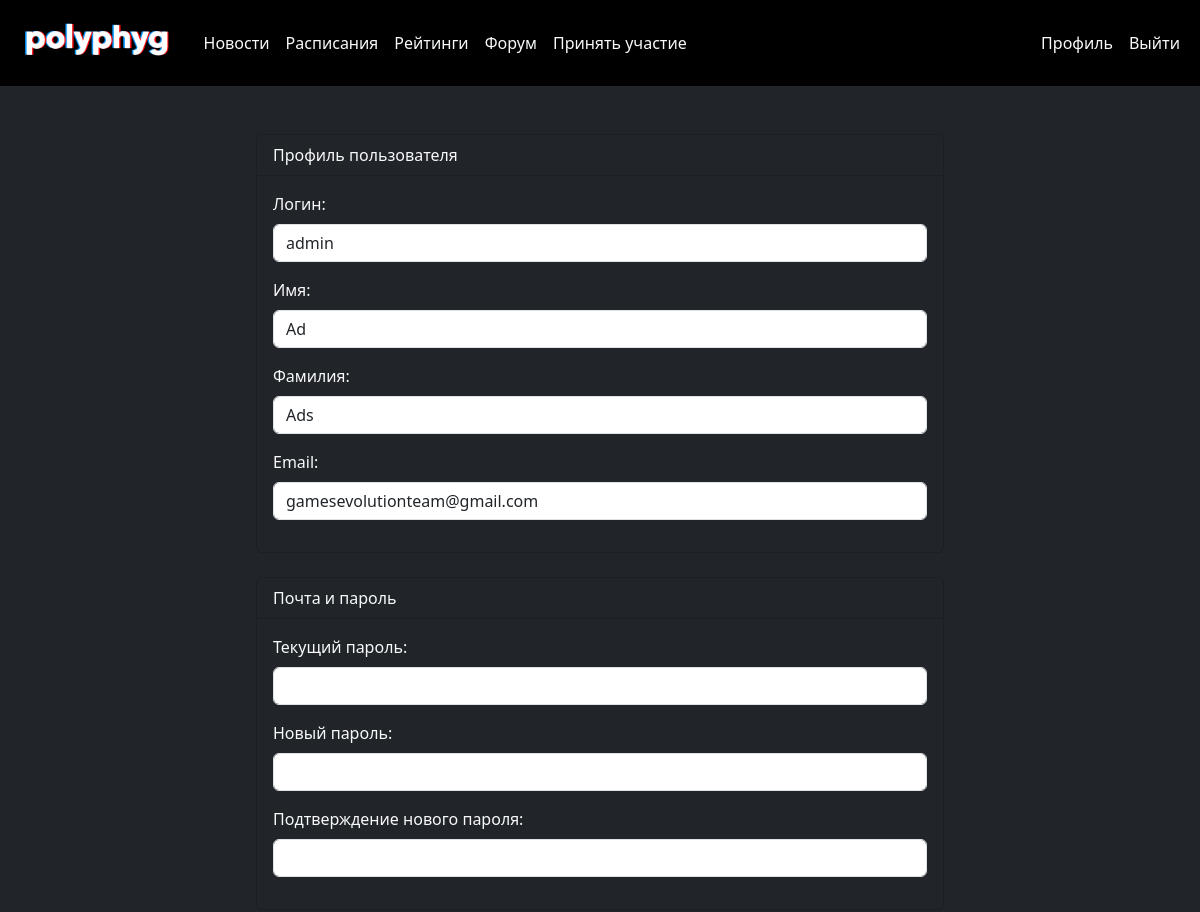
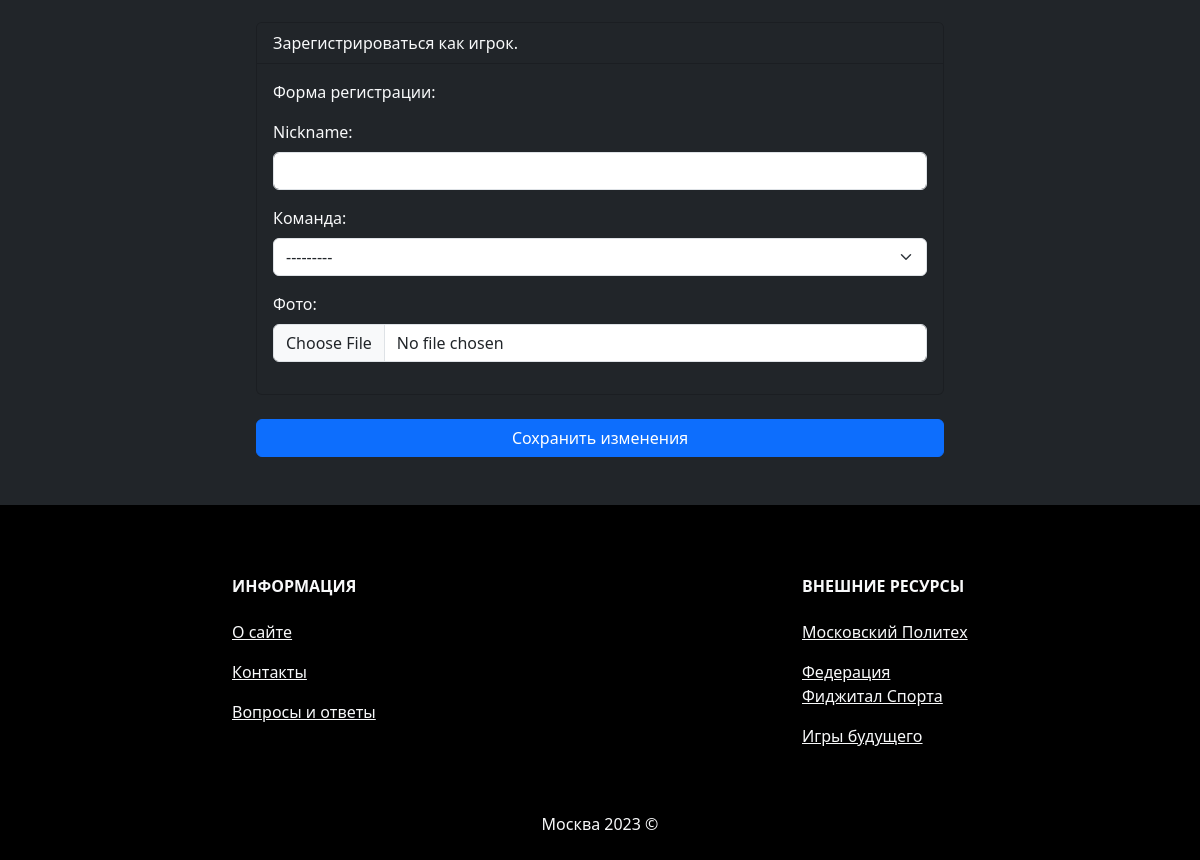
The page /profile/ (signed in) on the database as committed earlier (2 pictures, top to bottom).
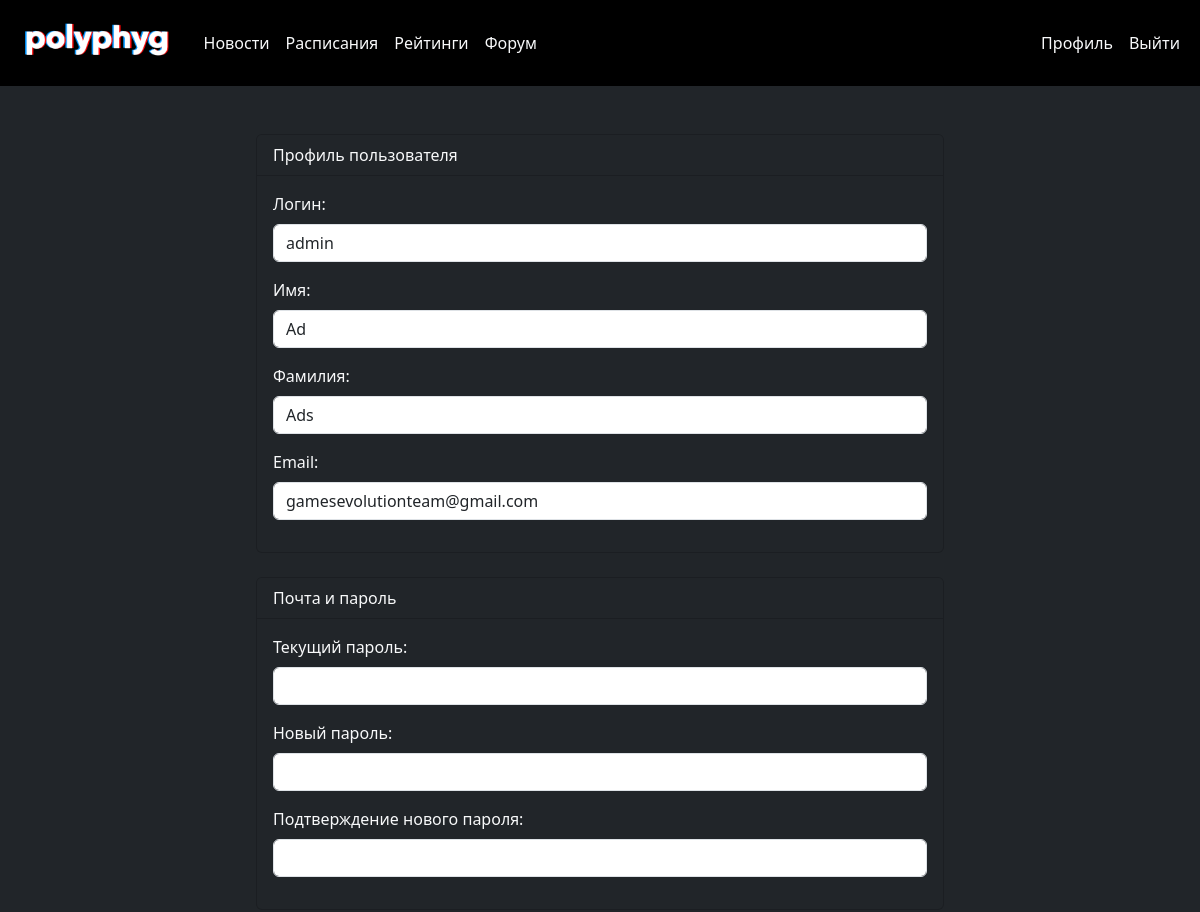
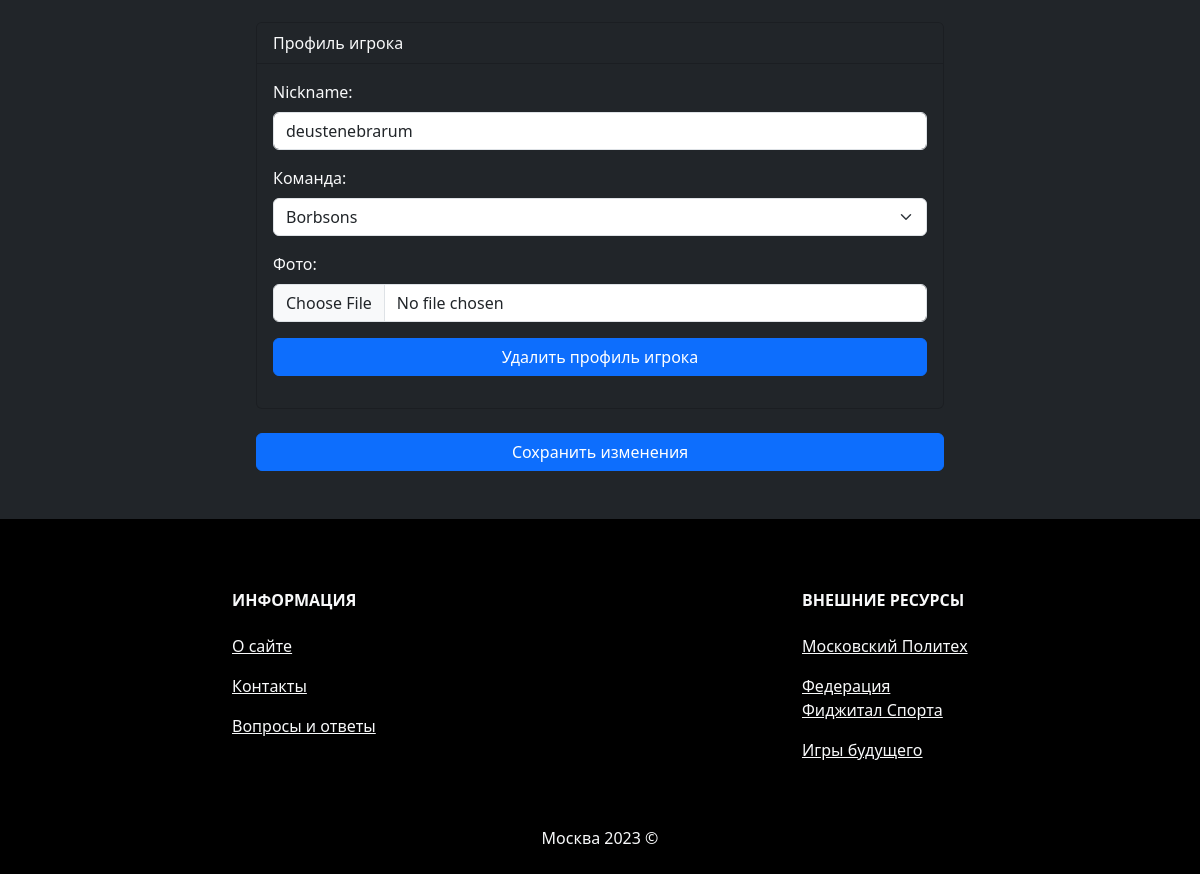
The same page on the database as committed later (2 pictures, top to bottom).
### gameblock/models.py (models this page shows, shortened)
class Player(models.Model):
    user_id = models.ForeignKey(User, on_delete=models.PROTECT, blank=True, null=True, verbose_name = 'ID игрока, как пользователя')
    team_id = models.ForeignKey('Team', on_delete=models.PROTECT, blank=True, null=True, verbose_name = 'Команда')
    photo = models.ImageField(upload_to='playerphotos', blank=True, verbose_name = 'Фотография')
    nickname = models.CharField(max_length=16, verbose_name = 'Никнейм')
    class Meta:
        verbose_name = 'Игрок'
        verbose_name_plural = 'Игроки'
        ordering = ['id']

### newsblock/views.py (the view, shortened to what this page needs)
# urls.py: path('profile/', profile, name='profile'),
@login_required
def profile(request):
    user = request.user
    is_player = Player.objects.filter(user_id=user).exists()
    player = None
    if is_player:
        player = Player.objects.get(user_id=user)
    user_form = UserForm(instance=user)
    if is_player:
        player_form = PlayerForm(instance=player)
    else:
        player_form = PlayerForm()
    password_form = CustomPasswordChangeForm(user=user)
    return render(request, 'newsblock/profile.html', {'user_form': user_form, 'player_form': player_form, 'password_form': password_form})

### newsblock/views.py
class UserForm(forms.ModelForm):
    username = forms.CharField(label='Имя пользователя', widget=forms.TextInput(attrs={'class': 'form-control'}))
    first_name = forms.CharField(label='Имя', widget=forms.TextInput(attrs={'class': 'form-control'}))
    last_name = forms.CharField(label='Фамилия', widget=forms.TextInput(attrs={'class': 'form-control'}))
    email = forms.EmailField(label='Email', widget=forms.EmailInput(attrs={'class': 'form-control'}))
    class Meta:
        model = User
        fields = ['username', 'first_name', 'last_name', 'email']

### gameblock/views.py
class PlayerForm(forms.ModelForm):
    team_id = forms.ModelChoiceField(queryset=Team.objects.all(), label='Команда', widget=forms.Select(attrs={'class': 'form-select'}))
    photo = forms.ImageField(label='Фото', required=False, widget=forms.ClearableFileInput(attrs={'class': 'form-control'}))
    nickname = forms.CharField(label='Никнейм', widget=forms.TextInput(attrs={'class': 'form-control'}))
    class Meta:
        model = Player
        fields = ('team_id', 'photo', 'nickname',)

### gameblock/models.py (called while the page is built)
    def __str__(self):
        return self.name

### newsblock/templates/newsblock/profile.html (shortened to what the changed rows need)
{% extends 'newsblock/base.html' %}
{% block content %}
  <div class="container p-5 bg-dark text-light">
    <div class="row justify-content-center">
      <div class="col-md-8">
        <form method="POST" enctype="multipart/form-data" class="needs-validation" novalidate>
          {% if is_player %}
          <div class="card bg-dark text-light mb-4">
            <div class="card-header bg-dark text-light">Профиль игрока</div>
            <div class="card-body">
              <div class="mb-3">
                <label for="{{ player_form.nickname.id_for_label }}" class="form-label">Nickname:</label>
                {{ player_form.nickname }}
              </div>
              <div class="mb-3">
                <label for="{{ player_form.team_id.id_for_label }}" class="form-label">Команда:</label>
                {{ player_form.team_id }}
              </div>
              <div class="mb-3">
                <label for="{{ player_form.photo.id_for_label }}" class="form-label">Фото:</label>
                <div class="custom-file">
                  {{ player_form.photo }}
                </div>
              </div>
              <div class="mb-3">
                <button type="button" id="delete-player-button" class="btn btn-primary btn-block w-100">Удалить профиль игрока</button>
              </div>
            </div>
          </div>
          {% else %}
          <div class="card bg-dark text-light mb-4">
            <div class="card-header bg-dark text-light">Зарегистрироваться как игрок.</div>
            <div class="card-body">
              <p>Форма регистрации: </p>
              <div class="mb-3">
                <label for="{{ player_form.nickname.id_for_label }}" class="form-label">Nickname: </label>
                {{ player_form.nickname }}
              </div>
              <div class="mb-3">
                <label for="{{ player_form.team_id.id_for_label }}" class="form-label">Команда: </label>
                {{ player_form.team_id }}
              </div>
              <div class="mb-3">
                <label for="{{ player_form.photo.id_for_label }}" class="form-label">Фото: </label>
                <div class="custom-file">
                  {{ player_form.photo }}
                </div>
              </div>
            </div>
          </div>
          {% endif %}
        </form>
      </div>
    </div>
  </div>
{% endblock %}

Rows that differ between the two databases and show on the page:
added Player: nickname "deustenebrarum", team_id "Borbsons"
Other text that changed with them:
form field team_id: "---------" → (not shown)
text no longer shown: "Принять участие Зарегистрироваться как игрок. Форма регистрации:"
text now shown: "Профиль игрока Удалить профиль игрока"
